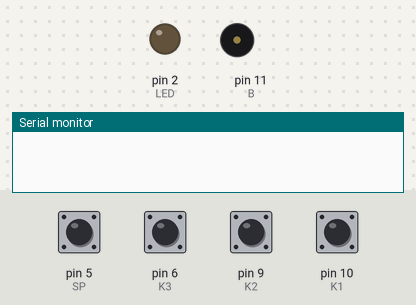
The sketch below on a simulated Arduino Uno, built with avr-gcc and run on an emulated ATmega328P. Parts: output pins drawn as LEDs (lit = HIGH), buzzer (waves = sounding), the last lines printed to the serial monitor. Dashed ring = blinking. Inputs (shaded band) come from the test bench; at power-on: pin 5 (SP), pin 6 (K3), pin 9 (K2), pin 10 (K1) HIGH.

Above: at 1.2 s.
1.3 s: pin 9 (K2) pulled LOW for 1 s
At 1.81 s:
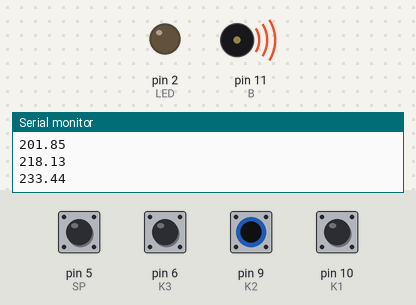
4.3 s: pin 5 (SP) pulled LOW for 1 s
At 6.4 s:
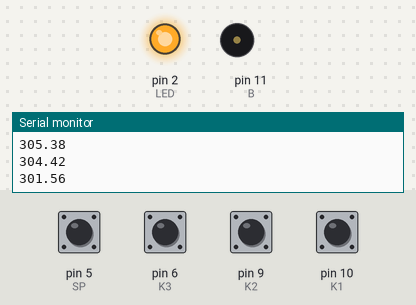
7.3 s: pin 6 (K3) pulled LOW for 0.15 s
At 8.6 s:
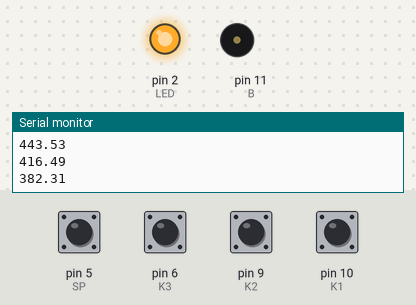
8.9 s: pin 10 (K1) pulled LOW for 1 s
At 9.44 s:
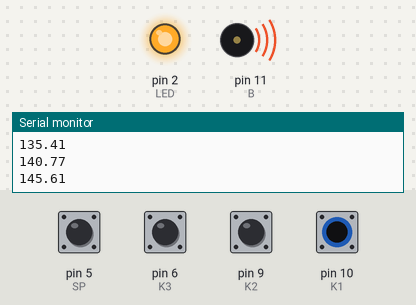
11.4 s: pin 5 (SP) pulled LOW for 0.15 s
At 11.67 s:
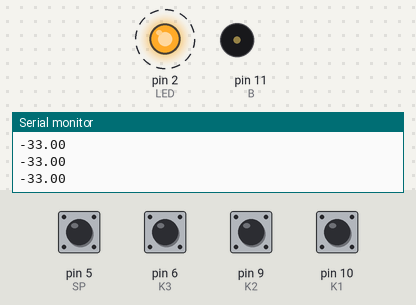
Timing chart, 0 to 14.4 s (numbered marks = the images above; inputs shaded):
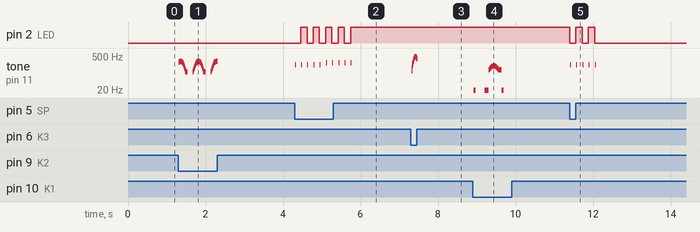

The sketch:

crazy_keyboard.ino
```cpp
#define LED 2
#define K1 10
#define K2 9
#define K3 6
#define SP 5
#define B 11
//Include the 'pitches' library
#include "pitches.h"
void setup()
{
  //Sets all output pins on the UNO R3
        pinMode(K1, INPUT_PULLUP);
        pinMode(K2, INPUT_PULLUP);
        pinMode(K3, INPUT_PULLUP);
        pinMode(SP, INPUT_PULLUP);
        pinMode(LED, OUTPUT);
        //Starts the Serial Monitor
            Serial.begin(9600);
}
//Sine value for the 'crazy' effect
float sine = 0;
//Changing index to modify what note is played
int index;
//Used for the LED flash
int multiplier = 1;
//Prevents multiple 'index' changes
bool prevent;
//All of the notes available
int noteList[] = {
  NOTE_C5, NOTE_D5, NOTE_E5, NOTE_F5, NOTE_G5, NOTE_A5, NOTE_B5, NOTE_C6};
//Checks if the specified button is pressed (prevents extra inputs)
bool buttonPressed(int type)
{
  switch(type)
  {
    case 1:
      return digitalRead(K1) == LOW && digitalRead(K2) != LOW && digitalRead(K3) != LOW && digitalRead(SP) != LOW;
    case 2:
      return digitalRead(K2) == LOW && digitalRead(K3) != LOW && digitalRead(K1) != LOW && digitalRead(SP) != LOW;
    case 3:
      return digitalRead(K3) == LOW && digitalRead(K2) != LOW && digitalRead(K1) != LOW && digitalRead(SP) != LOW;
    case 4:
      return digitalRead(SP) == LOW && digitalRead(K1) != LOW && digitalRead(K2) != LOW && digitalRead(K3) != LOW;
  }
}
//Sets 'f' to 'big' if it exceeds said value, or to 'small' if it is below said value
float clamp(float f, float small, float big)
{
  if (f > big)
    f = big;
  if (f < small)
    f = small;
  return f;
}
void loop() //this will run infinitely
{
  if (buttonPressed(1))
  {
    //Sine change (either by Pi/45, or by Pi/15)
    sine += PI / (index == 0 ? 45 : 15);
    if (sine > PI * 2)
      sine = 0;
    //Play **the tone at pin B (buzzer) for 20 ticks
    //**note 1/3, multiplied by (sine 2 or 1) / 4
    tone(B, (((noteList[0 + index] * clamp(((sin(sine) + 0.5f) / 4), 0, 1)))), 20);
    //Debugging
    Serial.println((((noteList[0 + index] * clamp(((sin(sine) + 0.5f) / 4), 0, 1) - 33))));
  }
  if (buttonPressed(2))
  {
    //Sine change by Pi/30
    sine += PI / 30;
    if (sine > PI * 2)
      sine = 0;
    //Play **the tone at pin B (buzzer) for 20 ticks
    //**note 4/6, multiplied by (sine 1.75 or 0.75) / 4
    tone(B, noteList[3 + index] * clamp(((sin(sine) + 0.75f) / 4), 0, 1), 20);
    //Debugging
    Serial.println(noteList[3 + index] * clamp(((sin(sine) + 0.75f) / 4), 0, 1));
  }
   if (buttonPressed(3))
  {
    //Sine change (either by Pi/15, or by Pi/45)
    sine += PI / (index == 0 ? 15 : 45);
    if (sine > PI * 2)
      sine = 0;
   //Play **the tone at pin B (buzzer) for 20 ticks
   //**note 4/6, multiplied by (sine 1.5 or 0.5) / 4, and increased by 33 to differentiate pitch
   tone(B, (((noteList[5 + index] * clamp(((sin(sine) + 1) / 4), 0, 1) + 33))), 20);
   //Debugging
   Serial.println((((noteList[5 + index] * clamp(((sin(sine) + 1) / 4), 0, 1) + 33))));
  }
  if (buttonPressed(4))
  {
    sine = 0;
        for(int a = 0; a < 5; a++)
        {
          //Toggling / Alternation
          multiplier *= -1;

          if (multiplier == 1)
          //Turn on the LED
            digitalWrite(LED, HIGH);
          else
          //Turn off the LED
            digitalWrite(LED, LOW);
            for(int b = 0; b < 60; b++)
            {
              //Sine alternation by Pi/60
                  sine += PI / 60;
              if (sine > PI * 2)
                sine = 0;
                //Plays a varying note based on the aformentioned index
                tone(B, noteList[5 + index] * clamp(((sin(sine) + 1) / 4), 0, 1), 20);
            }
          delay(150);
    }
    if (!prevent)
    {
      //Toggle the index
      prevent = true;
            index = (index == 0) ? 2 : 0;
    }
    prevent = false;
  }
}
```

Measured:
- after the input at 1.3 s, tone on pin 11 (B): plays 281 Hz for 0.01 s, 290 Hz for 0.01 s, 296 Hz for 0.01 s, 301 Hz for 0.01 s, 304 Hz for 0.01 s, 305 Hz for 0.01 s … (74 notes in this stretch), starting at once
- after the input at 4.3 s, pin 2 (LED): alternates HIGH for 0.16 s and LOW for 0.16 s, 9 changes in all, then stays HIGH, starting after 0.16 s; tone on pin 11 (B): plays 220 Hz for 0.02 s, 220 Hz for 0.02 s, 220 Hz for 0.02 s, 220 Hz for 0.02 s, 220 Hz for 0.02 s, 261 Hz for 0.02 s … (10 notes in this stretch), starting at once
- after the input at 7.3 s, tone on pin 11 (B): plays 123 Hz for 0.01 s, 163 Hz for 0.01 s, 207 Hz for 0.01 s, 252 Hz for 0.01 s, 253 Hz for 0.01 s, 298 Hz for 0.01 s … (16 notes in this stretch), starting at once
- after the input at 8.9 s, tone on pin 11 (B): plays 20 Hz for 0.01 s, 12 Hz for 0.01 s, 3 Hz for 0.01 s, 3 Hz for 0.01 s, 12 Hz for 0.01 s, 20 Hz for 0.09 s … (38 notes in this stretch), starting at once
- after the input at 11.4 s, pin 2 (LED): alternates HIGH for 0.16 s and LOW for 0.16 s, 5 changes in all, then stays LOW, starting at once; tone on pin 11 (B): alternates 220 Hz for 0.02 s and silent for 0.14 s, 10 changes in all, then stays silent, starting at once
